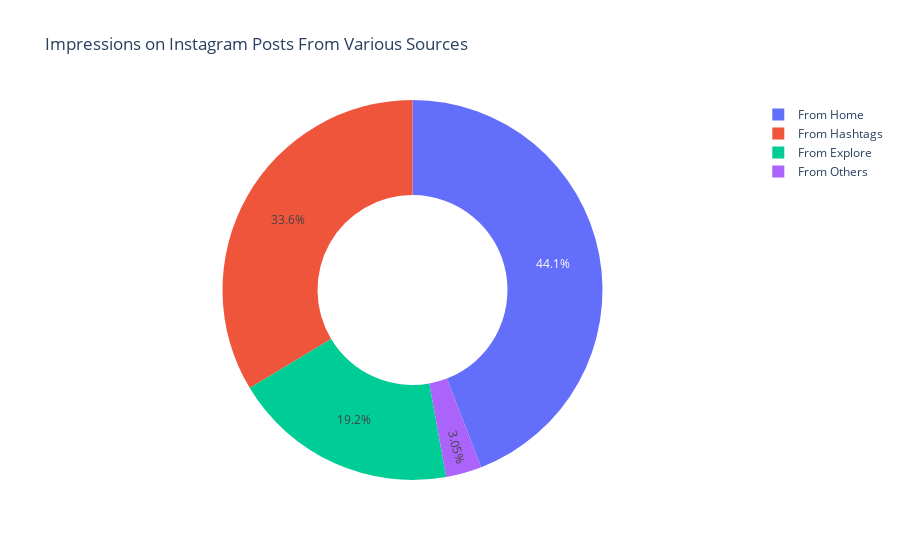

Notebook code for this chart:
### Code cell
home = data["From Home"].sum()
hashtags = data["From Hashtags"].sum()
explore = data["From Explore"].sum()
others = data["From Other"].sum()

labels = ['From Home', 'From Hashtags', 'From Explore', 'From Others']
values = [home, hashtags, explore, others]

fig = px.pie(data, values=values, names=labels, title='Impressions on Instagram Posts From Various Sources', hole=0.5)
fig.show()

### Figure 1 — Plotly figure (JSON) as saved in the notebook; plotly's stock layout.template omitted (floating-point values rounded to 4 significant figures)
{"data": [{"domain": {"x": [0, 1], "y": [0, 1]}, "hole": 0.5, "hovertemplate": "label=%{label}<br>value=%{value}<extra></extra>", "labels": ["From Home", "From Hashtags", "From Explore", "From Others"], "legendgroup": "", "name": "", "showlegend": true, "type": "pie", "values": [294619, 224614, 128294, 20360]}], "layout": {"legend": {"tracegroupgap": 0}, "title": {"text": "Impressions on Instagram Posts From Various Sources"}}}
